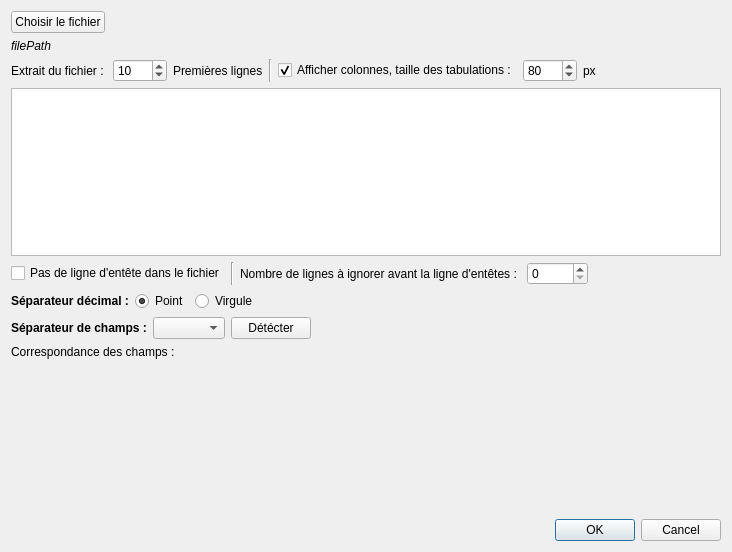
<?xml version="1.0" encoding="UTF-8"?>
<ui version="4.0">
 <class>CT_TextFileConfigurationDialog</class>
 <widget class="QDialog" name="CT_TextFileConfigurationDialog">
  <property name="geometry">
   <rect>
    <x>0</x>
    <y>0</y>
    <width>732</width>
    <height>552</height>
   </rect>
  </property>
  <property name="maximumSize">
   <size>
    <width>900</width>
    <height>16777215</height>
   </size>
  </property>
  <property name="windowTitle">
   <string>Configuration</string>
  </property>
  <layout class="QVBoxLayout" name="verticalLayout">
   <property name="spacing">
    <number>6</number>
   </property>
   <item>
    <widget class="QWidget" name="widget_5" native="true">
     <layout class="QHBoxLayout" name="horizontalLayout_5">
      <property name="leftMargin">
       <number>0</number>
      </property>
      <property name="topMargin">
       <number>0</number>
      </property>
      <property name="rightMargin">
       <number>0</number>
      </property>
      <property name="bottomMargin">
       <number>0</number>
      </property>
      <item>
       <widget class="QPushButton" name="fileChoose">
        <property name="text">
         <string>Choisir le fichier</string>
        </property>
       </widget>
      </item>
      <item>
       <spacer name="horizontalSpacer_4">
        <property name="orientation">
         <enum>Qt::Horizontal</enum>
        </property>
        <property name="sizeHint" stdset="0">
         <size>
          <width>40</width>
          <height>20</height>
         </size>
        </property>
       </spacer>
      </item>
     </layout>
    </widget>
   </item>
   <item>
    <widget class="QLabel" name="filePath">
     <property name="font">
      <font>
       <italic>true</italic>
      </font>
     </property>
     <property name="text">
      <string>filePath</string>
     </property>
    </widget>
   </item>
   <item>
    <widget class="QWidget" name="widget" native="true">
     <layout class="QHBoxLayout" name="horizontalLayout">
      <property name="leftMargin">
       <number>0</number>
      </property>
      <property name="topMargin">
       <number>0</number>
      </property>
      <property name="rightMargin">
       <number>0</number>
      </property>
      <property name="bottomMargin">
       <number>0</number>
      </property>
      <item>
       <widget class="QLabel" name="label">
        <property name="text">
         <string>Extrait du fichier : </string>
        </property>
       </widget>
      </item>
      <item>
       <widget class="QSpinBox" name="nbLines">
        <property name="minimum">
         <number>0</number>
        </property>
        <property name="maximum">
         <number>1000</number>
        </property>
        <property name="value">
         <number>10</number>
        </property>
       </widget>
      </item>
      <item>
       <widget class="QLabel" name="label_2">
        <property name="text">
         <string>Premières lignes</string>
        </property>
       </widget>
      </item>
      <item>
       <widget class="Line" name="line">
        <property name="orientation">
         <enum>Qt::Vertical</enum>
        </property>
       </widget>
      </item>
      <item>
       <widget class="QCheckBox" name="cb_showCols">
        <property name="text">
         <string>Afficher colonnes, taille des tabulations :</string>
        </property>
        <property name="checked">
         <bool>true</bool>
        </property>
       </widget>
      </item>
      <item>
       <widget class="QSpinBox" name="sb_tabSize">
        <property name="maximum">
         <number>9999</number>
        </property>
        <property name="singleStep">
         <number>10</number>
        </property>
        <property name="value">
         <number>80</number>
        </property>
       </widget>
      </item>
      <item>
       <widget class="QLabel" name="label_7">
        <property name="text">
         <string>px</string>
        </property>
       </widget>
      </item>
      <item>
       <spacer name="horizontalSpacer">
        <property name="orientation">
         <enum>Qt::Horizontal</enum>
        </property>
        <property name="sizeHint" stdset="0">
         <size>
          <width>40</width>
          <height>20</height>
         </size>
        </property>
       </spacer>
      </item>
     </layout>
    </widget>
   </item>
   <item>
    <widget class="QTextEdit" name="fileExtract">
     <property name="sizePolicy">
      <sizepolicy hsizetype="Expanding" vsizetype="Expanding">
       <horstretch>0</horstretch>
       <verstretch>0</verstretch>
      </sizepolicy>
     </property>
     <property name="verticalScrollBarPolicy">
      <enum>Qt::ScrollBarAsNeeded</enum>
     </property>
     <property name="horizontalScrollBarPolicy">
      <enum>Qt::ScrollBarAsNeeded</enum>
     </property>
     <property name="sizeAdjustPolicy">
      <enum>QAbstractScrollArea::AdjustToContents</enum>
     </property>
     <property name="undoRedoEnabled">
      <bool>false</bool>
     </property>
     <property name="lineWrapMode">
      <enum>QTextEdit::NoWrap</enum>
     </property>
     <property name="readOnly">
      <bool>true</bool>
     </property>
     <property name="acceptRichText">
      <bool>false</bool>
     </property>
     <property name="textInteractionFlags">
      <set>Qt::NoTextInteraction</set>
     </property>
    </widget>
   </item>
   <item>
    <widget class="QWidget" name="widget_8" native="true">
     <layout class="QHBoxLayout" name="horizontalLayout_2">
      <property name="leftMargin">
       <number>0</number>
      </property>
      <property name="topMargin">
       <number>0</number>
      </property>
      <property name="rightMargin">
       <number>0</number>
      </property>
      <property name="bottomMargin">
       <number>0</number>
      </property>
      <item>
       <widget class="QCheckBox" name="cb_noheader">
        <property name="text">
         <string>Pas de ligne d'entête dans le fichier</string>
        </property>
       </widget>
      </item>
      <item>
       <widget class="Line" name="line_2">
        <property name="orientation">
         <enum>Qt::Vertical</enum>
        </property>
       </widget>
      </item>
      <item>
       <widget class="QLabel" name="label_6">
        <property name="text">
         <string>Nombre de lignes à ignorer avant la ligne d'entêtes : </string>
        </property>
       </widget>
      </item>
      <item>
       <widget class="QSpinBox" name="skipLines">
        <property name="maximum">
         <number>10000</number>
        </property>
       </widget>
      </item>
      <item>
       <spacer name="horizontalSpacer_7">
        <property name="orientation">
         <enum>Qt::Horizontal</enum>
        </property>
        <property name="sizeHint" stdset="0">
         <size>
          <width>40</width>
          <height>20</height>
         </size>
        </property>
       </spacer>
      </item>
     </layout>
    </widget>
   </item>
   <item>
    <widget class="QWidget" name="widget_7" native="true">
     <layout class="QHBoxLayout" name="horizontalLayout_7">
      <property name="leftMargin">
       <number>0</number>
      </property>
      <property name="topMargin">
       <number>0</number>
      </property>
      <property name="rightMargin">
       <number>0</number>
      </property>
      <property name="bottomMargin">
       <number>0</number>
      </property>
      <item>
       <widget class="QLabel" name="label_3">
        <property name="font">
         <font>
          <weight>75</weight>
          <bold>true</bold>
         </font>
        </property>
        <property name="text">
         <string>Séparateur décimal :</string>
        </property>
       </widget>
      </item>
      <item>
       <widget class="QRadioButton" name="rb_point">
        <property name="text">
         <string>Point</string>
        </property>
        <property name="checked">
         <bool>true</bool>
        </property>
        <attribute name="buttonGroup">
         <string notr="true">buttonGroup</string>
        </attribute>
       </widget>
      </item>
      <item>
       <widget class="QRadioButton" name="rb_comma">
        <property name="text">
         <string>Virgule</string>
        </property>
        <attribute name="buttonGroup">
         <string notr="true">buttonGroup</string>
        </attribute>
       </widget>
      </item>
      <item>
       <spacer name="horizontalSpacer_6">
        <property name="orientation">
         <enum>Qt::Horizontal</enum>
        </property>
        <property name="sizeHint" stdset="0">
         <size>
          <width>40</width>
          <height>20</height>
         </size>
        </property>
       </spacer>
      </item>
     </layout>
    </widget>
   </item>
   <item>
    <widget class="QWidget" name="widget_2" native="true">
     <layout class="QHBoxLayout" name="horizontalLayout_3">
      <property name="leftMargin">
       <number>0</number>
      </property>
      <property name="topMargin">
       <number>0</number>
      </property>
      <property name="rightMargin">
       <number>0</number>
      </property>
      <property name="bottomMargin">
       <number>0</number>
      </property>
      <item>
       <widget class="QLabel" name="label_4">
        <property name="font">
         <font>
          <weight>75</weight>
          <bold>true</bold>
         </font>
        </property>
        <property name="text">
         <string>Séparateur de champs :</string>
        </property>
       </widget>
      </item>
      <item>
       <widget class="QComboBox" name="separator">
        <property name="minimumSize">
         <size>
          <width>0</width>
          <height>0</height>
         </size>
        </property>
        <property name="maxVisibleItems">
         <number>10</number>
        </property>
        <property name="sizeAdjustPolicy">
         <enum>QComboBox::AdjustToContents</enum>
        </property>
        <property name="minimumContentsLength">
         <number>5</number>
        </property>
       </widget>
      </item>
      <item>
       <widget class="QPushButton" name="pb_detect">
        <property name="text">
         <string>Détécter</string>
        </property>
       </widget>
      </item>
      <item>
       <spacer name="horizontalSpacer_2">
        <property name="orientation">
         <enum>Qt::Horizontal</enum>
        </property>
        <property name="sizeHint" stdset="0">
         <size>
          <width>40</width>
          <height>20</height>
         </size>
        </property>
       </spacer>
      </item>
     </layout>
    </widget>
   </item>
   <item>
    <widget class="QWidget" name="widget_3" native="true">
     <layout class="QHBoxLayout" name="horizontalLayout_6">
      <property name="spacing">
       <number>0</number>
      </property>
      <property name="leftMargin">
       <number>0</number>
      </property>
      <property name="topMargin">
       <number>0</number>
      </property>
      <property name="rightMargin">
       <number>0</number>
      </property>
      <property name="bottomMargin">
       <number>0</number>
      </property>
      <item>
       <widget class="QWidget" name="widget_6" native="true">
        <layout class="QVBoxLayout" name="verticalLayout_3">
         <property name="leftMargin">
          <number>0</number>
         </property>
         <property name="topMargin">
          <number>0</number>
         </property>
         <property name="rightMargin">
          <number>0</number>
         </property>
         <property name="bottomMargin">
          <number>0</number>
         </property>
         <item>
          <widget class="QLabel" name="label_5">
           <property name="text">
            <string>Correspondance des champs :</string>
           </property>
          </widget>
         </item>
         <item>
          <widget class="QWidget" name="fieldWidget" native="true">
           <property name="sizePolicy">
            <sizepolicy hsizetype="Expanding" vsizetype="Expanding">
             <horstretch>0</horstretch>
             <verstretch>0</verstretch>
            </sizepolicy>
           </property>
           <layout class="QVBoxLayout" name="verticalLayout_4">
            <property name="spacing">
             <number>0</number>
            </property>
            <property name="leftMargin">
             <number>0</number>
            </property>
            <property name="topMargin">
             <number>0</number>
            </property>
            <property name="rightMargin">
             <number>0</number>
            </property>
            <property name="bottomMargin">
             <number>0</number>
            </property>
           </layout>
          </widget>
         </item>
        </layout>
       </widget>
      </item>
      <item>
       <spacer name="horizontalSpacer_5">
        <property name="orientation">
         <enum>Qt::Horizontal</enum>
        </property>
        <property name="sizeHint" stdset="0">
         <size>
          <width>40</width>
          <height>20</height>
         </size>
        </property>
       </spacer>
      </item>
     </layout>
    </widget>
   </item>
   <item>
    <widget class="QDialogButtonBox" name="buttonBox">
     <property name="orientation">
      <enum>Qt::Horizontal</enum>
     </property>
     <property name="standardButtons">
      <set>QDialogButtonBox::Cancel|QDialogButtonBox::Ok</set>
     </property>
    </widget>
   </item>
  </layout>
 </widget>
 <resources/>
 <connections>
  <connection>
   <sender>buttonBox</sender>
   <signal>accepted()</signal>
   <receiver>CT_TextFileConfigurationDialog</receiver>
   <slot>accept()</slot>
   <hints>
    <hint type="sourcelabel">
     <x>248</x>
     <y>254</y>
    </hint>
    <hint type="destinationlabel">
     <x>157</x>
     <y>274</y>
    </hint>
   </hints>
  </connection>
  <connection>
   <sender>buttonBox</sender>
   <signal>rejected()</signal>
   <receiver>CT_TextFileConfigurationDialog</receiver>
   <slot>reject()</slot>
   <hints>
    <hint type="sourcelabel">
     <x>316</x>
     <y>260</y>
    </hint>
    <hint type="destinationlabel">
     <x>286</x>
     <y>274</y>
    </hint>
   </hints>
  </connection>
 </connections>
 <buttongroups>
  <buttongroup name="buttonGroup"/>
 </buttongroups>
</ui>
